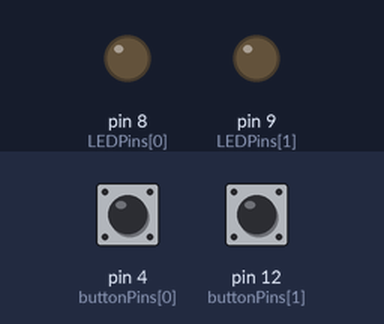
Simulated run of this sketch. Board: Arduino Uno, built with avr-gcc and run on an emulated ATmega328P. On the bench: output pins drawn as LEDs (lit = HIGH). Inputs (shaded band) come from the test bench; at power-on: pin 4 (buttonPins[0]) HIGH, pin 12 (buttonPins[1]) HIGH.

Above: at 1.2 s.
1.3 s: pin 4 (buttonPins[0]) pulled LOW for 0.15 s
At 2.5 s:
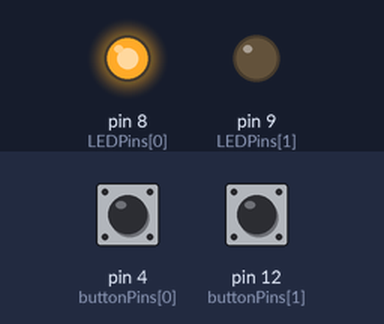
2.9 s: pin 12 (buttonPins[1]) pulled LOW for 0.15 s
At 3.8 s:
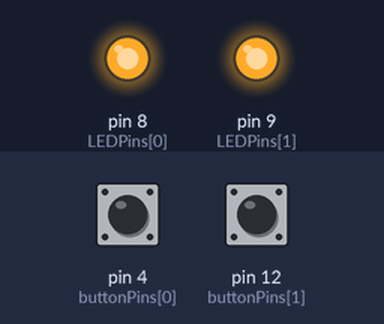
4.5 s: pin 4 (buttonPins[0]) pulled LOW for 1 s
At 5.1 s:
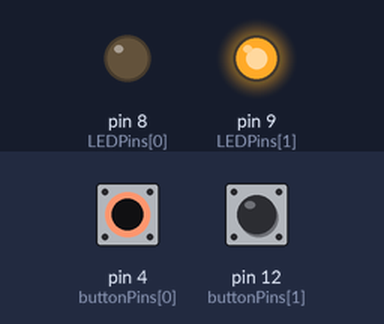
7.0 s: pin 4 (buttonPins[0]) pulled LOW for 3.2 s
At 8.2 s:
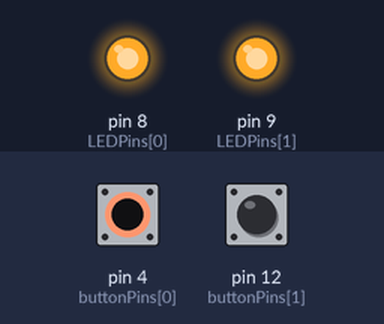
11.7 s: pin 12 (buttonPins[1]) pulled LOW for 1 s
At 13.0 s:
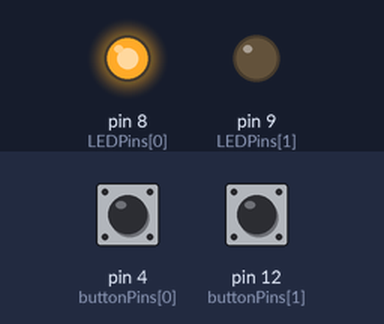
Timing chart, 0 to 14.7 s (numbered marks = the images above; inputs shaded):
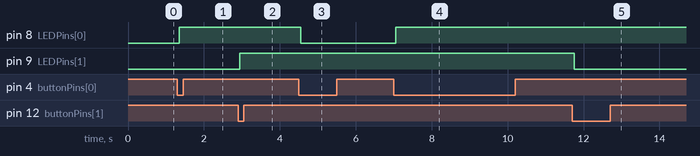

Measured:
- after the input at 1.3 s, pin 8 (LEDPins[0]): LOW → HIGH after 0.05 s
- after the input at 2.9 s, pin 9 (LEDPins[1]): LOW → HIGH after 0.05 s
- after the input at 4.5 s, pin 8 (LEDPins[0]): HIGH → LOW after 0.05 s
- after the input at 7.0 s, pin 8 (LEDPins[0]): LOW → HIGH after 0.05 s
- after the input at 11.7 s, pin 9 (LEDPins[1]): HIGH → LOW after 0.05 s

The sketch:

double_led_toggle_switch.ino
```cpp
const int buttonCount = 2;
const int LEDCount = 2;
int buttonPins[] = {4,12};
const int LEDPins[] = {8,9};

bool pressStates[buttonCount] = {false};
int currentButtonStates[buttonCount] = {LOW};
int LEDStates[LEDCount] = {LOW};
unsigned long lastDebounce[buttonCount] = {0};

void setup() {

  for (int i=0; i<buttonCount; i++) {
    pinMode(buttonPins[i], INPUT_PULLUP);
  }
  for (int i=0; i<LEDCount; i++) {
    pinMode(LEDPins[i], OUTPUT);
    digitalWrite(LEDPins[i], LEDStates[i]);
  }

}

void loop() {
  for (int i=0; i<buttonCount; i++) {

    currentButtonStates[i] = digitalRead(buttonPins[i]);
    if (currentButtonStates[i] != pressStates[i]){
      lastDebounce[i] = millis();
    }

    if ((millis() - lastDebounce[i]) > 50) {
      if (currentButtonStates[i] == LOW && !pressStates[i]) {
        LEDStates[i] = !LEDStates[i];
        digitalWrite(LEDPins[i], LEDStates[i]);
        pressStates[i] = true;
      }
      else if (currentButtonStates[i] == HIGH && pressStates[i]) {
        pressStates[i] = false;
      }
    }
  }
}
```
